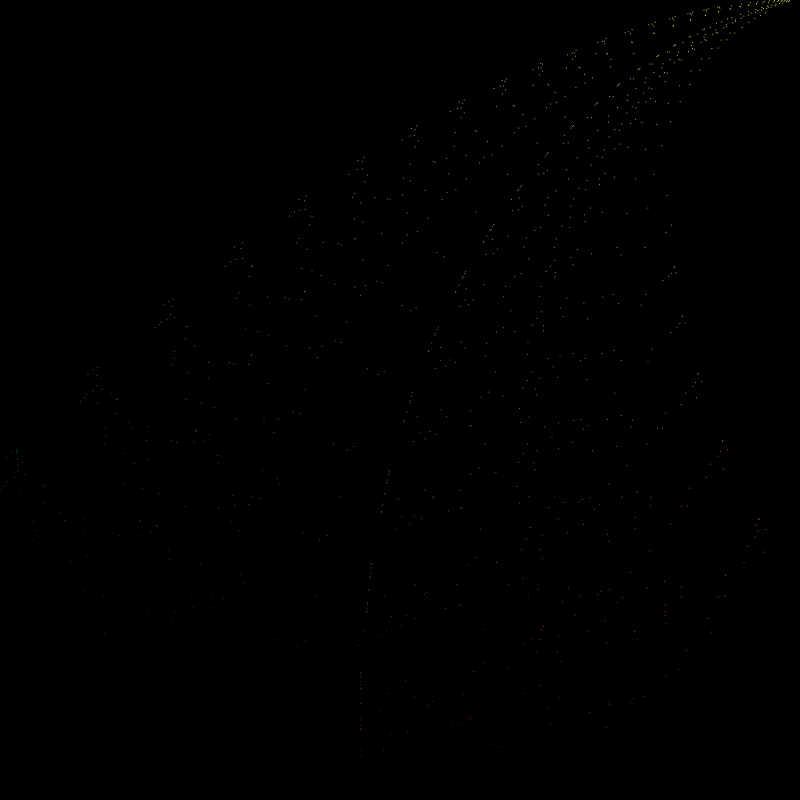
Frame 1 (no input)
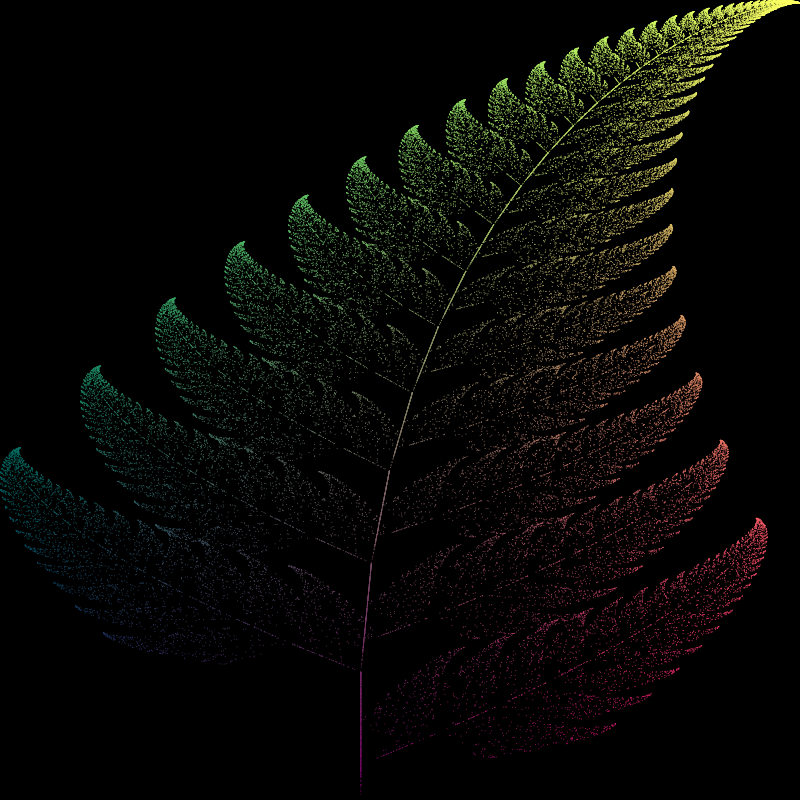
Frame 60 (no input)
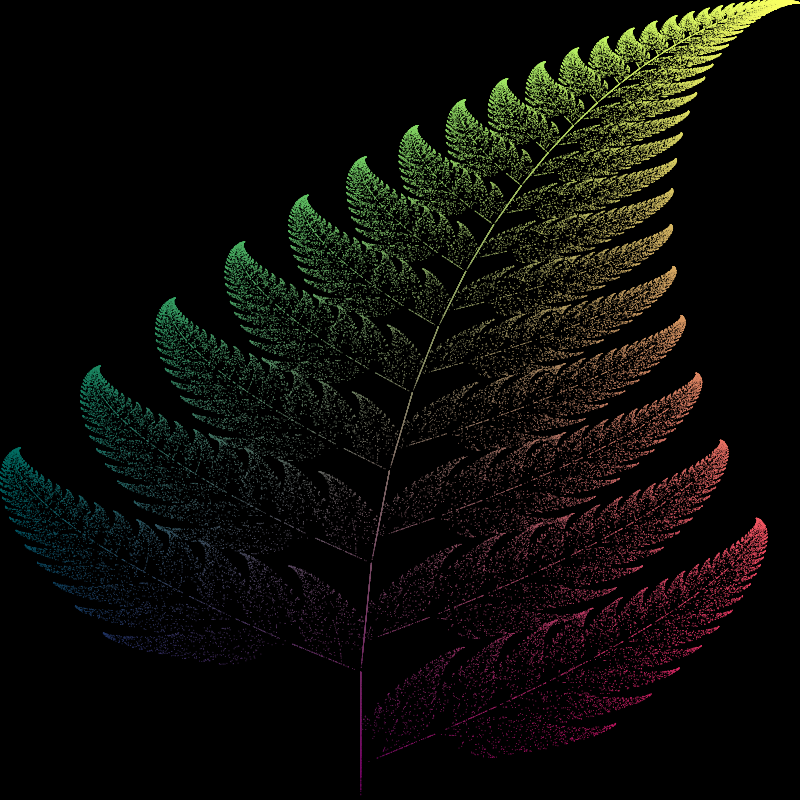
Frame 120 (the mouse pressed at the canvas centre since frame 60)

The p5.js sketch that drew these frames (run headless with seeded random() and noise() and a simulated clock; from frame 60 on, the mouse is pressed at the canvas centre):

// p5.js sketch
// ── sketch.js
var x = 0;
var y = 0;

function setup() {
  createCanvas(800, 800);
  background(0);
}

function nextPoint() {
  let nextX;
  let nextY;

  let r = random(1);

  if (r < 0.01) {
    //f1
    nextX = 0;
    nextY = 0.16 * y;
  } else if (r < 0.86) {
    //f2
    nextX = 0.85 * x + 0.04 * y;
    nextY = -0.04 * x + 0.85 * y + 1.60;
  } else if (r < 0.93) {
    //f3
    nextX = 0.20 * x + -0.26 * y;
    nextY = 0.23 * x + 0.22 * y + 1.60;
  } else {
    //f4
    nextX = -0.15 * x + 0.28 * y;
    nextY = 0.26 * x + 0.24 * y + 0.44;
  }

  x = nextX;
  y = nextY;
}

var gradient;

//range −2.1820 < x < 2.6558 and 0 ≤ y < 9.9983.
function showPoint() {
  sx = map(x, -2.1820, 2.6558, 0, width);
  sy = map(y, 0, 9.9983, height, 0);

  var r = map(sx, 0, width, 0,255);
  var g = map(sy, 0, height, 255,0);
  stroke(r,g,100);
  strokeWeight(1);
  point(sx, sy);
}

function draw() {
  for (var i = 0; i < 1000; i++) {
    nextPoint();
    showPoint();
  }
}
